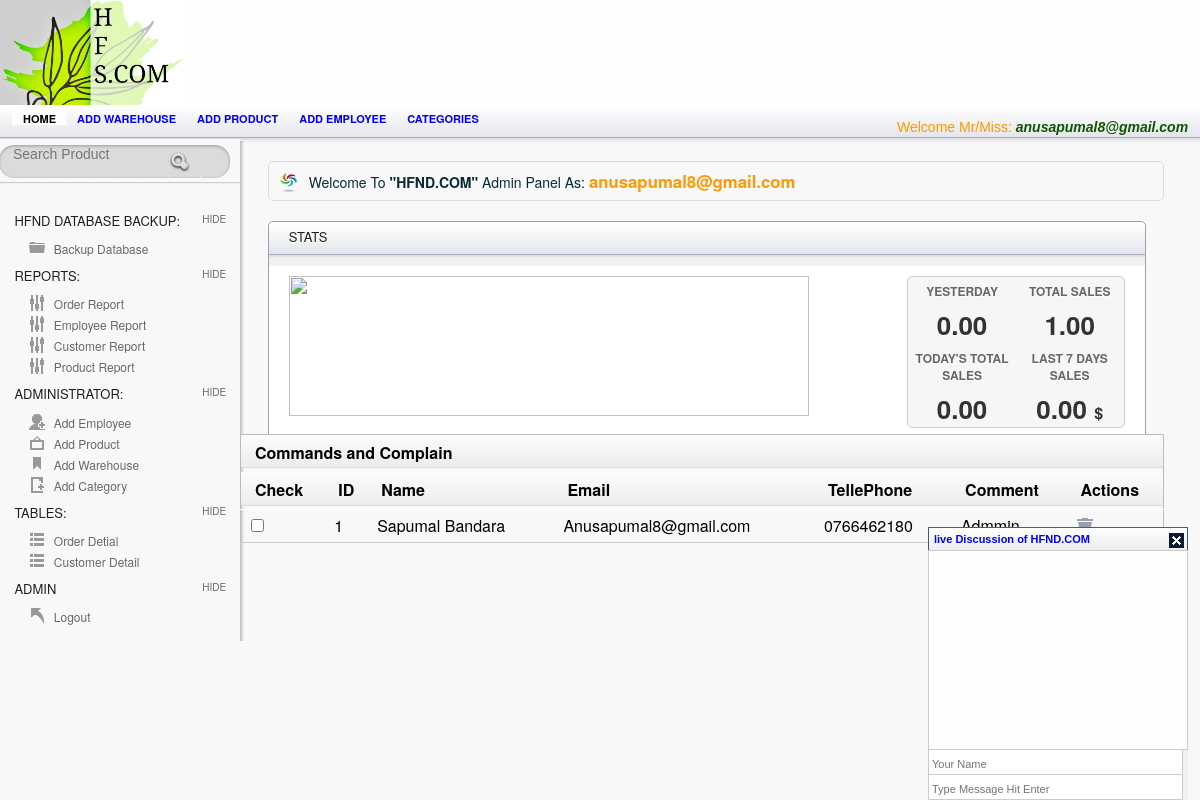
Page /Admin/index.php (signed in) on the committed database.
### tables this page shows
CREATE TABLE `employee` (
  `Employee_ID` int(95) NOT NULL AUTO_INCREMENT,
  `Employee_Name` varchar(25) NOT NULL,
  `Username` varchar(25) NOT NULL,
  `Password` varchar(25) NOT NULL,
  `Picture` varchar(255) NOT NULL,
  PRIMARY KEY (`Employee_ID`)
);

CREATE TABLE `contact` (
  `contact_id` int(11) NOT NULL AUTO_INCREMENT,
  `Name` varchar(25) NOT NULL,
  `Email` varchar(29) NOT NULL,
  `Phone` varchar(29) NOT NULL,
  `Subject` varchar(100) NOT NULL,
  PRIMARY KEY (`contact_id`)
);

### session.php (called while the page is built, shortened)
<?php
include('config.php');
$check=$_SESSION['login_username'];
$session=mysqli_query($mysqli, "select Username from employee where Username='$check' ");
$row=mysqli_fetch_array($session);
$login_session=$row['Username'];
?>

### Admin/index.php (the view, shortened to what this page needs)
<?php
include("../session.php");
include('includes/config.php');
?>
<!doctype html>
<html lang="en">
<head>
<link href="css/bootstrap.min.css" rel="stylesheet" />
      <link href="css/bootstrap.min.css" rel="stylesheet" />
	<link rel="stylesheet" href="css/layout.css" type="text/css" media="screen" />
	 <link rel="stylesheet" href="css/chatStyle.css" type="text/css" media="screen" />
</head>
<body>
<div id="container">
	   <div id="header">
		<div id="logo-banner">
				<div id="logo">
					<a href="index.php"><img src="images/logo.png" alt="" /></a>
				</div>
				<div id="banner">
				</div>
		</div>
		</div>
<div id="content-wrap">
	<section id="secondary_bar">
            <nav>
                <ul>
                    <li class="selected"><a href="index.php">Home</a></li>
                    <li><a href="add_warehouse.php">Add warehouse</a></li>
                    <li><a href="add_product.php">Add product</a></li>
                    <li><a href="Employee.php">Add employee</a></li>
                    <li><a href="add_category.php">Categories</a></li>
                    <li class="logout"> <span class="check"> <?php echo "Welcome Mr/Miss:   ". "<font color='##fa5400'><i><b>".$login_session."</b></i></font>" ;?> </span></li>
                </ul>
            </nav>
	</section>
<aside id="sidebar" class="column">
				<div id="search">
					<form action="searchcont.php" method="post" accept-charset="utf-8">
						<input type="text"  title="Search..." class="blink field"  placeholder="Search Product"   name='search' size=60 maxlength=100 />
						<input class="search-button" type="submit" value="Submit" />
						<div class="cl">&nbsp;</div>
					</form>
				</div>
		<hr/>
	    <h3> HFND Database Backup:</h3>
		<ul class="toggle">
		    <li class="icn_folder"><a href="Backup.php">Backup Database</a></li>
		</ul>
		<h3>Reports:</h3>
		<ul class="toggle">
		    <li class="icn_settings"><a href="a_report.php" target="_blank">Order Report</a></li>
			<li class="icn_settings"><a href="EmployeeReport.php">Employee Report</a></li>
			<li class="icn_settings"><a href="CustomerReport.php">Customer Report</a></li>
			<li class="icn_settings"><a href="ProductReport.php"> Product Report</a></li>
		</ul>
		<h3>Administrator:</h3>
		<ul class="toggle">
		    <li class="icn_add_user"><a href="Employee.php">Add Employee</a></li>
			<li class="icn_photo"><a href="add_product.php">Add Product</a></li>
			<li class="icn_tags"><a href="add_warehouse.php">Add Warehouse</a></li>
			<li class="icn_new_article"><a href="add_category.php">Add Category</a></li>
		</ul>
        <h3>Tables:</h3>
		<ul class="toggle">
		    <li class="icn_categories"><a href="order.php">Order Detial</a></li>
     		<li class="icn_categories"><a href="customerTable.php">Customer Detail</a></li>
		</ul>
		<h3>Admin</h3>
		<ul class="toggle">
			<li class="icn_jump_back"><a href="../logout.php">Logout</a></li>
		</ul>
	</aside>
	<section id="main" class="column">
		<h4 class="alert_info">Welcome To <strong>"HFND.COM"</strong> Admin Panel As: <?php echo "  ". "<font color='#f90'><big><b>".$login_session."</b></big></font>" ;?>  </h4>
		<article class="module width_full">
			<header><h3>Stats</h3></header>
			<div class="module_content">
				<article class="stats_graph">
					<img src="http://chart.apis.google.com/chart?chxr=0,0,3000&chxt=y&chs=520x140&cht=lc&chco=76A4FB,80C65A&chd=s:Tdjpsvyvttmiihgmnrst,OTbdcfhhggcTUTTUadfk&chls=2|2&chma=40,20,20,30" width="520" height="140" alt="" />
				</article>	<article class="stats_overview">
					<div class="overview_today">
						<p class="overview_day">Yesterday</p>
						<p class="overview_count">				<?php
$qurys=mysqli_query($mysqli,"select sum(Total_Amount) AS TotalItemsOrdered FROM payment where date(payment.date)=CURDATE()-1");
$rw=mysqli_fetch_array($qurys);
?><?php echo number_format($rw['TotalItemsOrdered'],2);?></span></p>
						<p class="overview_day">Today's Total Sales</p>
						<p class="overview_count"><?php
$quryss=mysqli_query($mysqli,"select sum(Total_Amount) AS TotalItemsOrdered FROM payment where date(payment.date)=CURDATE()");
$rws=mysqli_fetch_array($quryss);
?><?php echo number_format($rws['TotalItemsOrdered'],2);?></span></p>
					</div>
					<div class="overview_previous">
						<p class="overview_day">Total Sales</p>
						<p class="overview_count">						<?php
$query=mysqli_query($mysqli,"select sum(Total_Amount) AS TotalItemsOrdered FROM payment");
$row=mysqli_fetch_array($query);
?><?php echo number_format($row['TotalItemsOrdered'],2);?></span></p>
						<p class="overview_day">Last 7 Days Sales</p>
						<p class="overview_count">					<?php
$qury=mysqli_query($mysqli,"select sum(Total_Amount) AS TotalItemsOrdered FROM payment where date(payment.date)>=(DATE(NOW()) - INTERVAL 7 DAY)");
$row=mysqli_fetch_array($qury);
?><?php echo number_format($row['TotalItemsOrdered'],2);?></span>
<font size="3">$</small></span></p>
					</div>
				</article>
			</div>
		</article>
		<?php
$result = mysqli_query($mysqli,"SELECT * FROM contact");
?>
      			<div id="tab2" class="tab_content">
  <table class="tablesorter" cellspacing="0">
      <thead>
			<thead><th colspan="7"> Commands and Complain </th></thead>
		<thead>
   		    <th>Check</th>
    	      <th> ID</th>
              <th> Name</th>
    		<th>Email</th>
		    <th>TellePhone</th>
             <th>Comment</th>
    		<th>Actions</th>
		</thead>
		<tbody>
<?php while($row = mysqli_fetch_array($result))
  {?>
    <tr>
    <td><input type="checkbox"></td>
    <td><?Php echo $row['contact_id']; ?></td>
    <td><?php echo $row['Name']; ?></td>
   <td><?php echo $row['Email']; ?></td>
	<td><?php echo $row['Phone']; ?></td>
	<td><?php echo $row['Subject']; ?></td>
    <td> <a href="conDelete.php?delete=<?php echo $row['contact_id']; ?>" onClick="del(this);" title="Delete" ><input type="image" src="images/icn_trash.png" title="Trash">  </a></td>
    </tr
  <?php }mysqli_close($mysqli);?>
</tbody>
</table>
			</div>
	     <div class="shout_box">
            <div class="header"> live Discussion of HFND.COM <div class="close_btn">&nbsp;</div></div>
           <div class="toggle_chat">
           <div class="message_box">
           </div>
           <div class="user_info" class="admin">
           <input name="shout_username"  id="shout_username" type="text" placeholder="Your Name" maxlength="15" />
          <input name="shout_message" id="shout_message" type="text" placeholder="Type Message Hit Enter" maxlength="100" />
          </div>
           </div>
        </div>
		<div class="spacer"></div>
	</section>
       </div>
</div>
</body>
</html>

### Admin/css/chatStyle.css (style rules this page uses)
.shout_box { background: #F1F1F4 url(../images/secondary_bar.png) repeat-x; width: 260px; overflow: hidden; position: fixed; bottom: 0; right: 1%; z-index:9; }
.shout_box .header .close_btn { background: #000 url(../../images/close_btn.png) no-repeat 0px 0px; float: right; width: 15px; height: 15px; }
.shout_box .header { padding: 5px 3px 5px 5px; font: 11px 'lucida grande', tahoma, verdana, arial, sans-serif; font-weight: bold; color:Blue; border: 1px solid rgba(0, 39, 121, .76); border-bottom:none; cursor: pointer; }
.shout_box .message_box { background: #fefefe; height: 200px; overflow:auto; border: 1px solid #CCC; }
.user_info input { width: 98%; height: 25px; border: 1px solid #CCC; border-top: none; padding: 3px 0px 0px 3px; font: 11px 'lucida grande', tahoma, verdana, arial, sans-serif; }

### rows in the picture
employee: Username "anusapumal8@gmail.com"
contact: contact_id "1", Name "Sapumal Bandara", Email "Anusapumal8@gmail.com", Phone "0766462180", Subject "Admmin"

### other values in the picture
$rw['TotalItemsOrdered'] "0.00"
$rws['TotalItemsOrdered'] "0.00"
$row['TotalItemsOrdered'] "1.00"
$row['TotalItemsOrdered'] "0.00"
